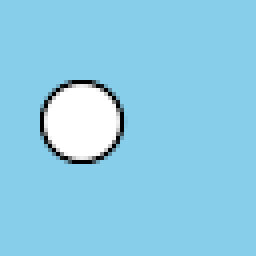
#> input picture study_guide/11-MC_in_DWT_domain/moving_circle_000.png, 64 x 64 px (shown 4 times larger); its folder holds 4 pictures in this run
$ jupyter execute --allow-errors LP_shift_invariance.ipynb   (shell and % lines are left out)
#> lines starting #> are read from the running program, lines starting #| are printed output that depends on the picture
### study_guide/11-MC_in_DWT_domain/io_stuff.py
# Common stuff and routines

import numpy as np
import cv2
import matplotlib.pyplot as plt
import matplotlib.image as mpimg

# [5 lines left out: function normalize, not called in this run]

def load_img(prefix):
#> called with prefix = 'moving_circle_000'
    img = cv2.imread(f"{prefix}.png", cv2.IMREAD_UNCHANGED)
#> img is the input picture: shape (64, 64, 3) uint16; mean B, G, R 59686.5, 52877.9, 36208.7
    img = cv2.cvtColor(img, cv2.COLOR_BGR2RGB)
    img = np.array(img)
    img = img.astype(np.float32) - 32768.0
    return img

# [6 lines left out: function show_img, not called in this run]

def show_seq(prefix="/tmp/", frames=5):
    for i in range(frames):
        show_img(f"{prefix}{i:03d}")

# [18 lines left out: functions show_motion, write_img, not called in this run]

### study_guide/11-MC_in_DWT_domain/LP_shift_invariance.ipynb
<a href="https://colab.research.google.com/github/vicente-gonzalez-ruiz/PRMC-experimentos/blob/master/src/shift_invariance_in_OLP.ipynb" target="_parent"></a>

# Shift invariance in LP domain

See [this](https://eprints.qut.edu.au/114753/1/Bradley_DICTA03.pdf).

[cell 1]
import numpy as np
import cv2
import matplotlib.pyplot as plt
import matplotlib.image as mimg
import pywt
from io_stuff import *
from color import *

### Create three images
With a circle of diameter 10 that moves from coordinate (30, 20), (30, 21), and (30, 22). (row, column)

### Load the images

[cell 2]
prefix = "moving_circle_"
frame_0 = load_img(prefix + "000")
frame_1 = load_img(prefix + "001")
#> call 2 of load_img, with prefix = 'moving_circle_001'
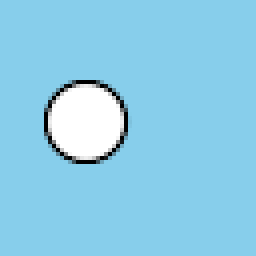
#> input picture study_guide/11-MC_in_DWT_domain/moving_circle_001.png, 64 x 64 px (shown 4 times larger)
#> in load_img, img is the input picture: shape (64, 64, 3) uint16; mean B, G, R 59686.5, 52877.9, 36208.7
#> (the rest of this cell did not finish here and is left out)


### Gaussian Pyramid

[cell 3]
# Generate Gaussian pyramid (of 2 levels) for both images
# (https://opencv-python-tutroals.readthedocs.io/en/latest/py_tutorials/py_imgproc/py_pyramids/py_pyramids.html)

levels = 1

G_000 = frame_0[:,:,0].copy()
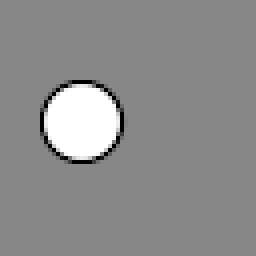
#> G_000: shape (64, 64) float32 (shown 4 times larger); min -32768, max 32767, mean 3440.7; drawn with min black and max white
G_001 = frame_1[:,:,0].copy()
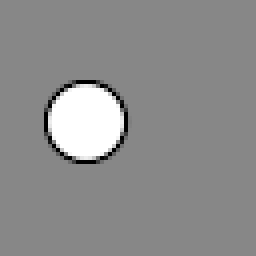
#> G_001: shape (64, 64) float32 (shown 4 times larger); min -32768, max 32767, mean 3440.7; drawn with min black and max white
#> (the rest of this cell did not finish here and is left out)
